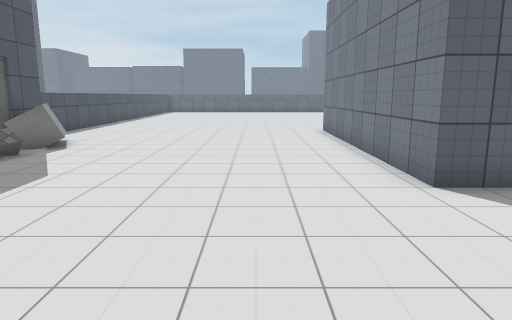
view 1 (above)

18 first-person views from a walk through a Unity game level. The camera is 1.4 m above the floor, tilts 10° down and sees 70° across. The floor is counted in squares, 1 m on a side. Each view is taken from the middle of a square. On the plan, view 1 faces up. The plan holds only what a view shows up to about 16 squares ahead; the rest is blank. The place goes on beyond the plan. The player is left out. Door leaves are left out, so doorways stand open. Some surface patterns are stand-ins.

view 2
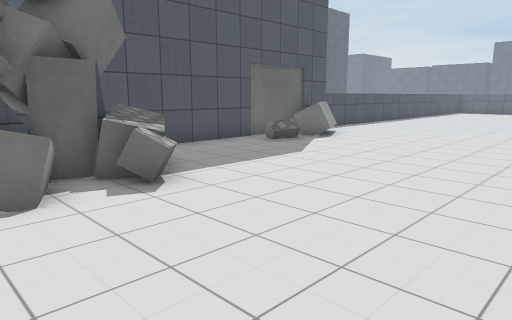

view 3
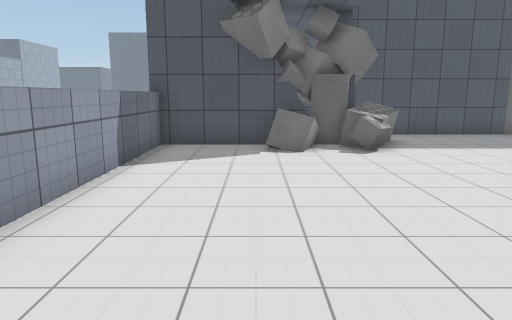

view 4
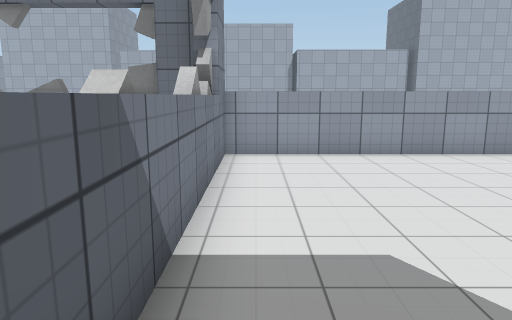

view 5
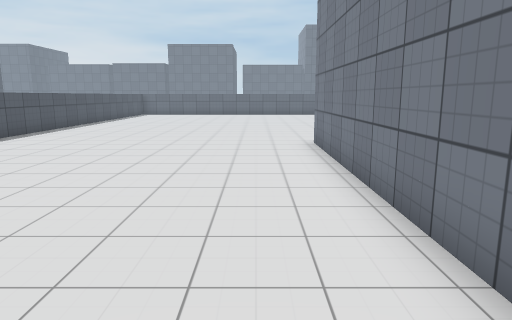

view 6
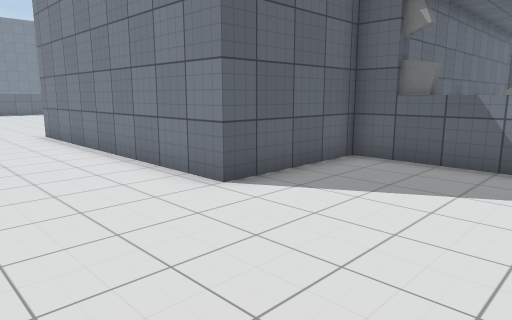

view 7
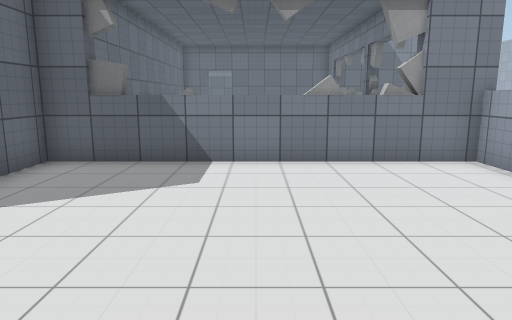

view 8
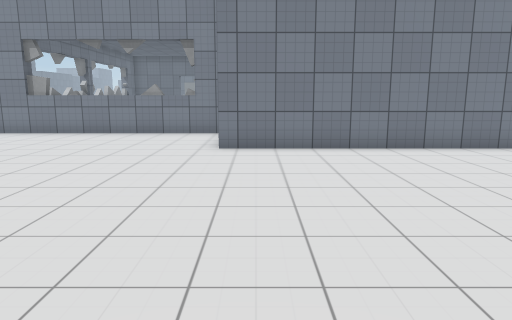

view 9
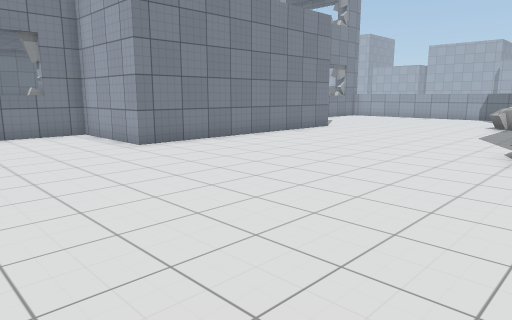

view 10
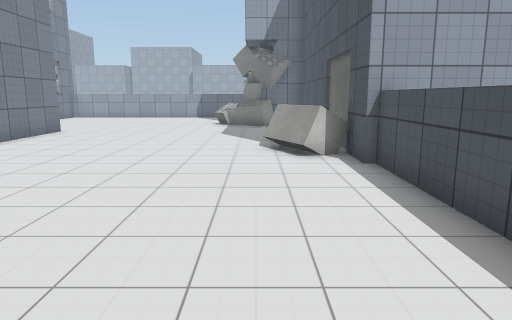

view 11
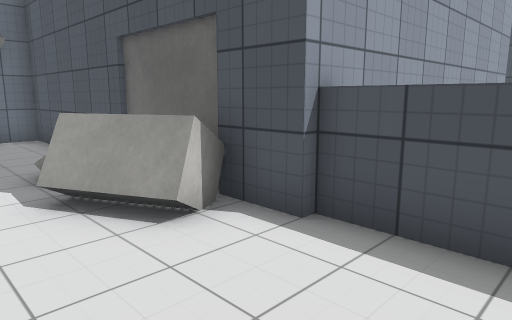

view 12
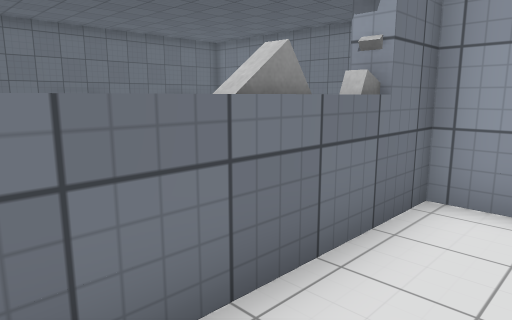

view 13
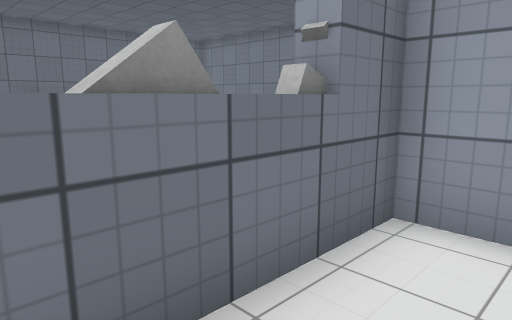

view 14
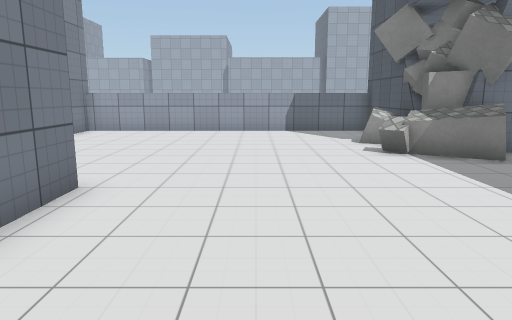

view 15
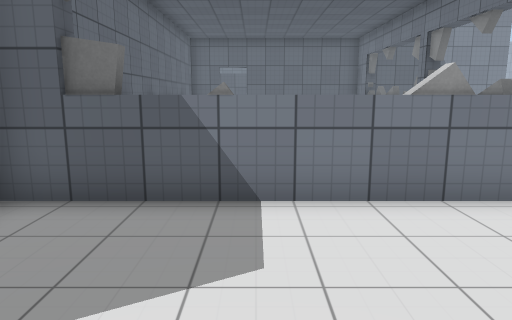

view 16
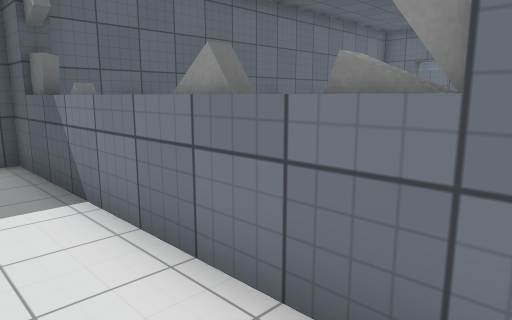

view 17
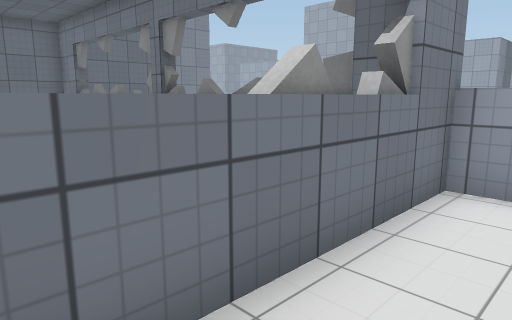

view 18
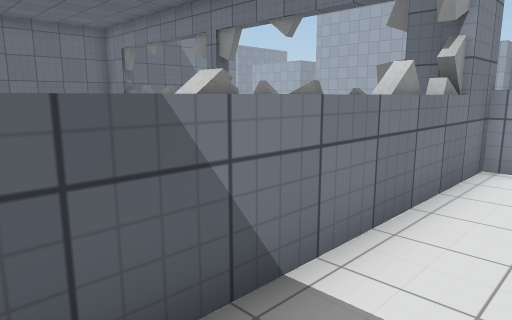

### Floor plan
Key: @ floor where view 1 was taken; # wall or solid block; x gap in a wall; . floor; / step, stairs or slope; D closed door; = window, fence, low wall or low ledge; ^ raised ledge; v drop or lower ground; O other object.
Columns run from 14 left of view 1 to 22 right of it. Each row starts with its distance up from view 1.
 20       #..............^
 19       #..............^
 18       #..............^
 17       #..............^              #
 16       #..............#              #
 15       #..........#####              #
 14       #..........#                  #
 13       #..........#                  #
 12 ########.........#
 11        OO........#
 10        #OO.......#
  9        OO........#          =
  8        #O........#          =
  7        #.........#
  6        #.........####D###########
  5        #.............#   =    =
  4        #.............#
  3        #.OO..........^
  2       ###OOO.........^              #
  1       #=OOO..........^              #
  0         OOOO..@......^              #
 -1          #...........^              #
 -2          #...........#              #
 -3         O#...........#/  =          #
 -4          ##################v## ^x#^##

Positions as (right, up) in squares from view 1, and headings:
1: (0, 0), facing up
2: (2, -1), facing up-left
3: (6, -1), facing left
4: (6, 5), facing down
5: (1, 4), facing up
6: (-1, 1), facing up-right
7: (-1, 1), facing right
8: (-7, 14), facing right
9: (-7, 20), facing down-right
10: (-5, 20), facing down
11: (-4, 15), facing down-left
12: (5, 20), facing down-right
13: (5, 19), facing down-right
14: (0, 11), facing down
15: (2, 2), facing right
16: (5, -3), facing up-right
17: (5, 2), facing down-right
18: (5, 4), facing down-right
